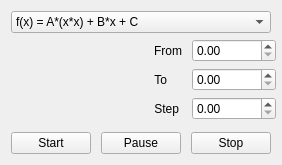
<?xml version="1.0" encoding="UTF-8"?>
<ui version="4.0">
 <class>PlotControlWidget</class>
 <widget class="QWidget" name="PlotControlWidget">
  <property name="geometry">
   <rect>
    <x>0</x>
    <y>0</y>
    <width>267</width>
    <height>165</height>
   </rect>
  </property>
  <property name="windowTitle">
   <string>Form</string>
  </property>
  <layout class="QVBoxLayout" name="verticalLayout_2">
   <item>
    <layout class="QVBoxLayout" name="verticalLayout">
     <item>
      <widget class="QComboBox" name="comboBox">
       <property name="currentIndex">
        <number>0</number>
       </property>
       <item>
        <property name="text">
         <string>f(x) = A*(x*x) + B*x + C</string>
        </property>
       </item>
       <item>
        <property name="text">
         <string>f(x) = A * sin(x) + B * cos( C*x )</string>
        </property>
       </item>
       <item>
        <property name="text">
         <string>f(x) = A*log( B*x )</string>
        </property>
       </item>
       <item>
        <property name="text">
         <string>f(x) = A / ( sin(x*x) * B )</string>
        </property>
       </item>
      </widget>
     </item>
     <item>
      <layout class="QHBoxLayout" name="horizontalLayout_2">
       <item>
        <layout class="QVBoxLayout" name="plotParametersLayout" stretch="">
         <property name="sizeConstraint">
          <enum>QLayout::SetMaximumSize</enum>
         </property>
        </layout>
       </item>
       <item>
        <spacer name="horizontalSpacer">
         <property name="orientation">
          <enum>Qt::Horizontal</enum>
         </property>
         <property name="sizeHint" stdset="0">
          <size>
           <width>40</width>
           <height>20</height>
          </size>
         </property>
        </spacer>
       </item>
       <item>
        <layout class="QFormLayout" name="formLayout">
         <property name="sizeConstraint">
          <enum>QLayout::SetMaximumSize</enum>
         </property>
         <property name="fieldGrowthPolicy">
          <enum>QFormLayout::AllNonFixedFieldsGrow</enum>
         </property>
         <property name="rowWrapPolicy">
          <enum>QFormLayout::DontWrapRows</enum>
         </property>
         <property name="labelAlignment">
          <set>Qt::AlignLeading|Qt::AlignLeft|Qt::AlignVCenter</set>
         </property>
         <property name="formAlignment">
          <set>Qt::AlignCenter</set>
         </property>
         <property name="horizontalSpacing">
          <number>10</number>
         </property>
         <item row="0" column="0">
          <widget class="QLabel" name="label">
           <property name="layoutDirection">
            <enum>Qt::LeftToRight</enum>
           </property>
           <property name="text">
            <string>From</string>
           </property>
           <property name="alignment">
            <set>Qt::AlignRight|Qt::AlignTrailing|Qt::AlignVCenter</set>
           </property>
          </widget>
         </item>
         <item row="0" column="1">
          <widget class="QDoubleSpinBox" name="valueFrom">
           <property name="sizePolicy">
            <sizepolicy hsizetype="Maximum" vsizetype="Fixed">
             <horstretch>100</horstretch>
             <verstretch>0</verstretch>
            </sizepolicy>
           </property>
           <property name="maximum">
            <double>9999999.000000000000000</double>
           </property>
           <property name="singleStep">
            <double>0.100000000000000</double>
           </property>
          </widget>
         </item>
         <item row="1" column="0">
          <widget class="QLabel" name="label_2">
           <property name="layoutDirection">
            <enum>Qt::LeftToRight</enum>
           </property>
           <property name="text">
            <string>To</string>
           </property>
           <property name="alignment">
            <set>Qt::AlignRight|Qt::AlignTrailing|Qt::AlignVCenter</set>
           </property>
          </widget>
         </item>
         <item row="1" column="1">
          <widget class="QDoubleSpinBox" name="valueTo">
           <property name="sizePolicy">
            <sizepolicy hsizetype="Maximum" vsizetype="Fixed">
             <horstretch>0</horstretch>
             <verstretch>0</verstretch>
            </sizepolicy>
           </property>
           <property name="maximum">
            <double>9999999.000000000000000</double>
           </property>
           <property name="singleStep">
            <double>0.100000000000000</double>
           </property>
          </widget>
         </item>
         <item row="2" column="0">
          <widget class="QLabel" name="label_3">
           <property name="text">
            <string>Step</string>
           </property>
           <property name="alignment">
            <set>Qt::AlignRight|Qt::AlignTrailing|Qt::AlignVCenter</set>
           </property>
          </widget>
         </item>
         <item row="2" column="1">
          <widget class="QDoubleSpinBox" name="valueStep">
           <property name="sizePolicy">
            <sizepolicy hsizetype="Maximum" vsizetype="Fixed">
             <horstretch>100</horstretch>
             <verstretch>0</verstretch>
            </sizepolicy>
           </property>
           <property name="maximum">
            <double>9999999.000000000000000</double>
           </property>
           <property name="singleStep">
            <double>0.100000000000000</double>
           </property>
          </widget>
         </item>
        </layout>
       </item>
      </layout>
     </item>
     <item>
      <spacer name="verticalSpacer">
       <property name="orientation">
        <enum>Qt::Vertical</enum>
       </property>
       <property name="sizeHint" stdset="0">
        <size>
         <width>20</width>
         <height>40</height>
        </size>
       </property>
      </spacer>
     </item>
     <item>
      <layout class="QHBoxLayout" name="horizontalLayout">
       <property name="spacing">
        <number>10</number>
       </property>
       <property name="sizeConstraint">
        <enum>QLayout::SetMinimumSize</enum>
       </property>
       <item>
        <widget class="QPushButton" name="startButton">
         <property name="text">
          <string>Start</string>
         </property>
        </widget>
       </item>
       <item>
        <widget class="QPushButton" name="pauseButton">
         <property name="text">
          <string>Pause</string>
         </property>
        </widget>
       </item>
       <item>
        <widget class="QPushButton" name="stopButton">
         <property name="text">
          <string>Stop</string>
         </property>
        </widget>
       </item>
      </layout>
     </item>
    </layout>
   </item>
  </layout>
 </widget>
 <resources/>
 <connections/>
</ui>
